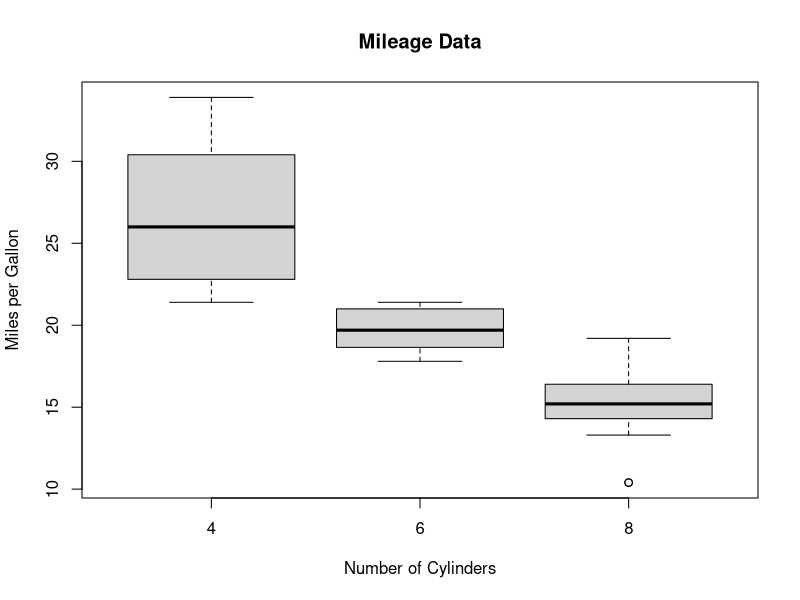

Source code (R):
boxplot(mpg ~ cyl, 
        data = mtcars, 
        xlab = "Number of Cylinders",
        ylab = "Miles per Gallon",
        main = "Mileage Data")